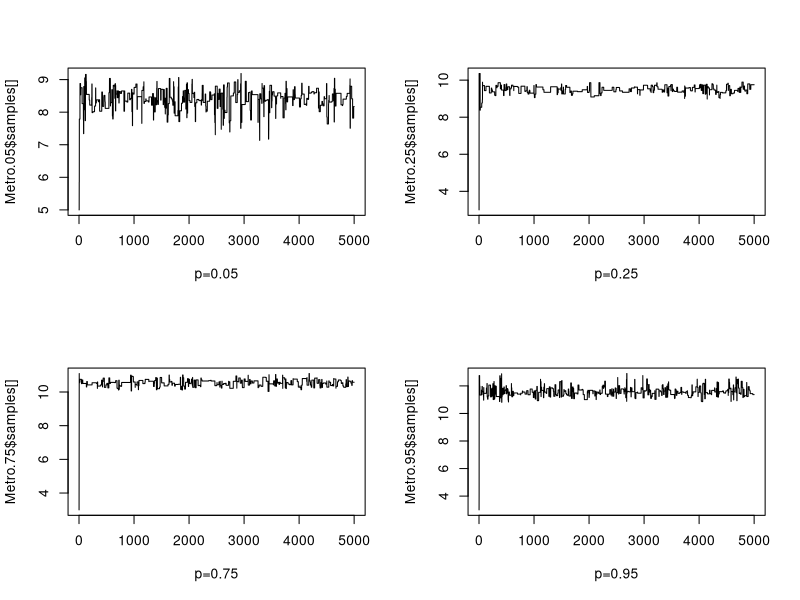
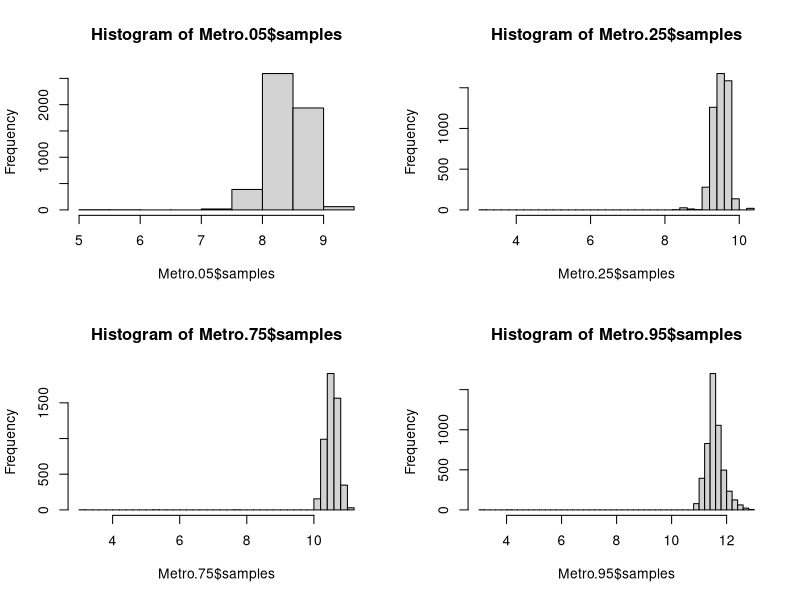
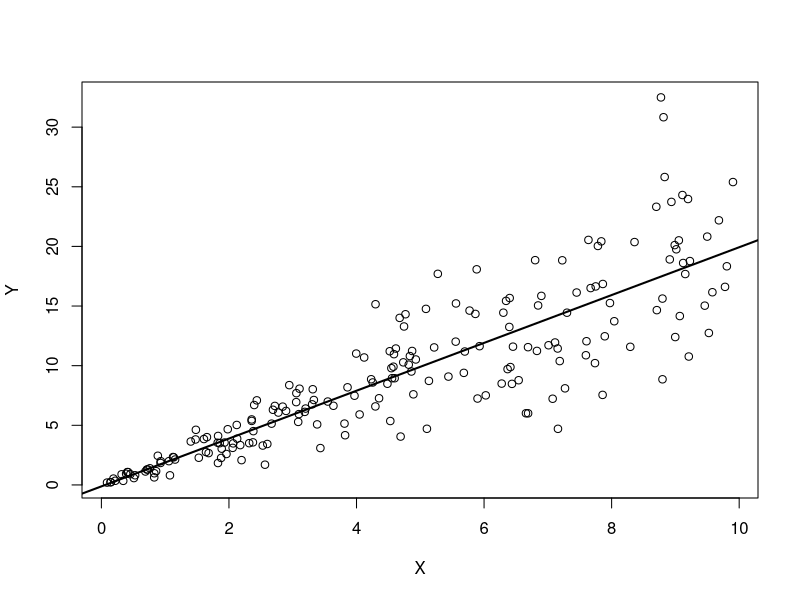
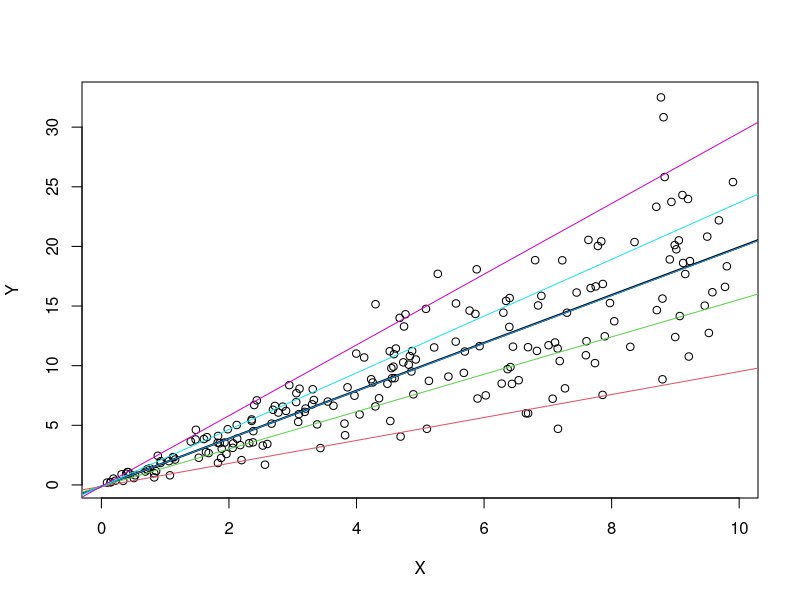

These figures' R source, in order:
## ---- chunk 1
Loss.Function = function(vec,p){
n  = length(vec)
rho.p= vector(length = n)
for (i in 1:n){
      rho.p[i] =  (abs(vec[i]) + (2*p - 1)*vec[i]) * 0.5
    }

return(rho.p)
}
## ---- chunk 2

log.likelihood = function( beta,y, x, p){
# Log likelihood
n = length(y)
log.likelihood  =  n*log(p) + n*log(1-p) - sum(Loss.Function((y - x*beta),p))

#likelihood  =  p^n * (1-p)^n * exp(- sum(Loss.Function((y - x*beta),p)))

return(log.likelihood)
}


## ---- chunk 3

prior <- function(beta){
  return (1)
}

## ---- chunk 4

Metropolis = function(N, stepsize, startpoint,y,x,p){
  v = vector(length = N)
  reject = 0
  v[1] = startpoint
  llikelihood = log.likelihood(v[1], y,x,p)
  
  for(i in 1:(N-1)){
    current = v[i]
    
    ## normal proposal density as mentioned 
    proposal = rnorm(1,v[i],stepsize)
    
    ## acceptance probability
    llikelihood.proportion = log.likelihood(proposal,y,x,p)
    ll.diff =  llikelihood.proportion - llikelihood
    
    if(ll.diff >= log(runif(1))){
      v[i+1] = proposal
      llikelihood = llikelihood.proportion ## replace with new ll
    }else{
    v[i+1] = current
    reject = reject + 1 ## increase counter
      
    }
  }
  dist.output = list(samples = v, reject.rate=reject/N)
  return(dist.output)
}

## ---- chunk 5
n=100
mu = 5
sd = 1
Y <- 5.0 + rnorm(n = n, mean = mu, sd = sd)

## ---- chunk 6

Metro.05 =  Metropolis(5000, stepsize = 5, startpoint = 5,
y = Y, x =seq(from = 1, to = 1, length.out = n) , p = 0.05)
Metro.25 =  Metropolis(5000, stepsize = 5, startpoint = 3,
y = Y, x =seq(from = 1, to = 1, length.out = n) , p = 0.25)
Metro.75 =  Metropolis(5000, stepsize = 5, startpoint = 3,
y = Y, x =seq(from = 1, to = 1, length.out = n) , p = 0.75)
Metro.95 =  Metropolis(5000, stepsize = 5, startpoint = 3,
y = Y, x =seq(from = 1, to = 1, length.out = n) , p = 0.95)

par(mfrow=c(2,2))
plot(Metro.05$samples[], type = 'l', xlab = "p=0.05")
plot(Metro.25$samples[], type = 'l', xlab = "p=0.25")
plot(Metro.75$samples[], type = 'l', xlab = "p=0.75")
plot(Metro.95$samples[], type = 'l', xlab = "p=0.95")
par(mfrow = c(1,1))
## ---- chunk 7

par(mfrow=c(2,2))
hist(Metro.05$samples, plot = TRUE, freq = TRUE)
hist(Metro.25$samples, plot = TRUE, freq = TRUE, breaks = 50)
hist(Metro.75$samples, plot = TRUE, freq = TRUE, breaks = 50)
hist(Metro.95$samples, plot = TRUE, freq = TRUE, breaks = 50)
par(mfrow = c(1,1))


## ---- chunk 8

N <- 200
X <- runif(n = N, min = 0, max = 10)
beta <- 2
error <- rnorm(200, 0, 0.6*X)
Y <- X * beta + error

## ---- chunk 9

fit.ols = lm(Y~X)

plot(X,Y)
abline(a = fit.ols$coefficients[1], b = fit.ols$coefficients[2], lwd=2)
## ---- chunk 10

metro2.05 =  Metropolis(5000, stepsize = 5, startpoint = 5,
y = Y, x =X , p = 0.05)

metro2.25 =  Metropolis(5000, stepsize = 5, startpoint = 5,
y = Y, x =X , p = 0.25)

metro2.50 =  Metropolis(5000, stepsize = 5, startpoint = 5,
y = Y, x =X , p = 0.50)

metro2.75 =  Metropolis(5000, stepsize = 5, startpoint = 5,
y = Y, x =X , p = 0.75)

metro2.95 =  Metropolis(5000, stepsize = 5, startpoint = 5,
y = Y, x =X , p = 0.95)

slope.coefficients05 = mean(metro2.05$samples)
slope.coefficients25 = mean(metro2.25$samples)
slope.coefficients50 = mean(metro2.50$samples)
slope.coefficients75 = mean(metro2.75$samples)
slope.coefficients95 = mean(metro2.95$samples)
              
plot(X,Y)
abline(a = fit.ols$coefficients[1], b = fit.ols$coefficients[2], lwd=2)

intercept.ols = fit.ols$coefficients[1]
abline(a=intercept.ols, b = slope.coefficients05, col = 2)
abline(a=intercept.ols, b = slope.coefficients25, col = 3)
abline(a=intercept.ols, b = slope.coefficients50, col = 4)
abline(a=intercept.ols, b = slope.coefficients75, col = 5)
abline(a=intercept.ols, b = slope.coefficients95, col = 6)
       
       

